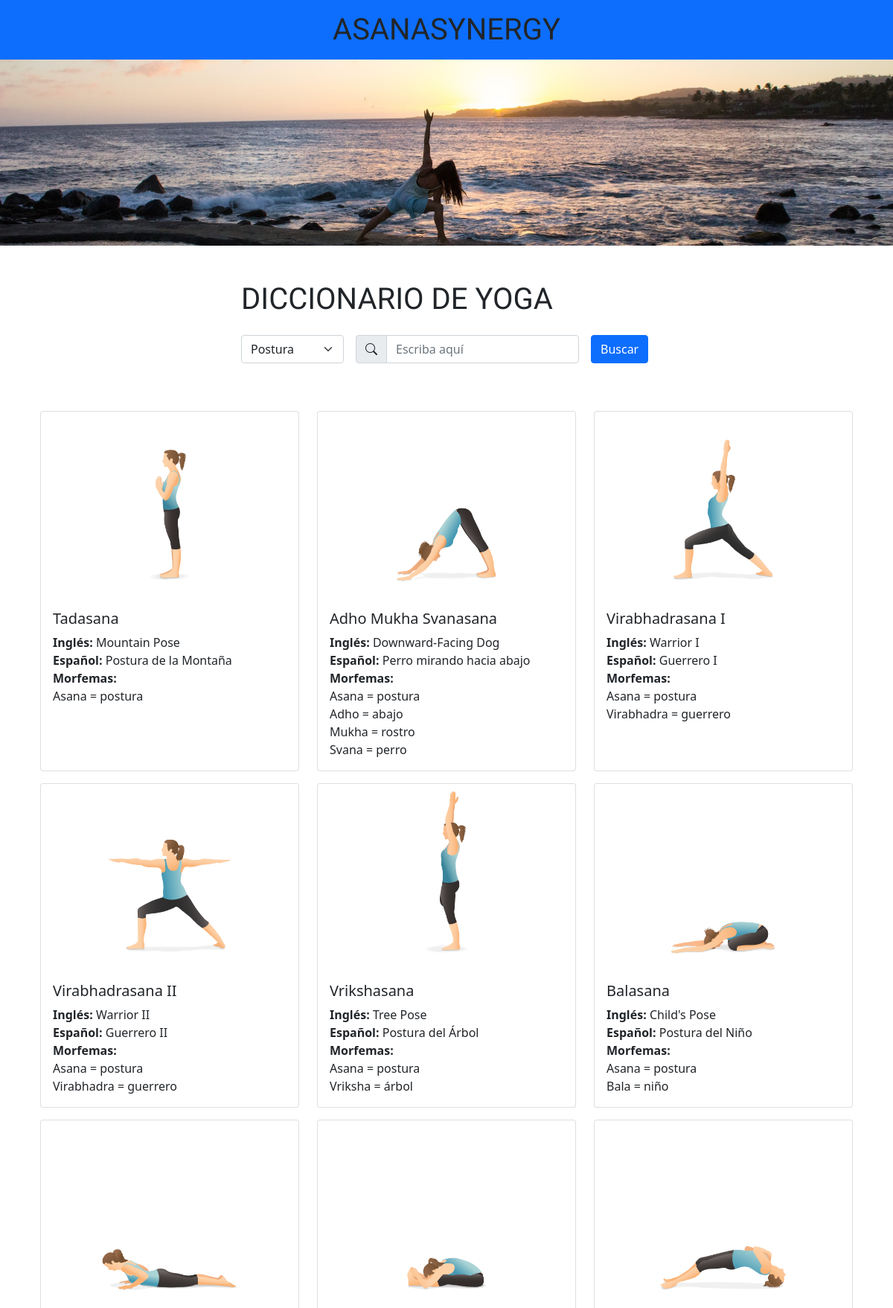
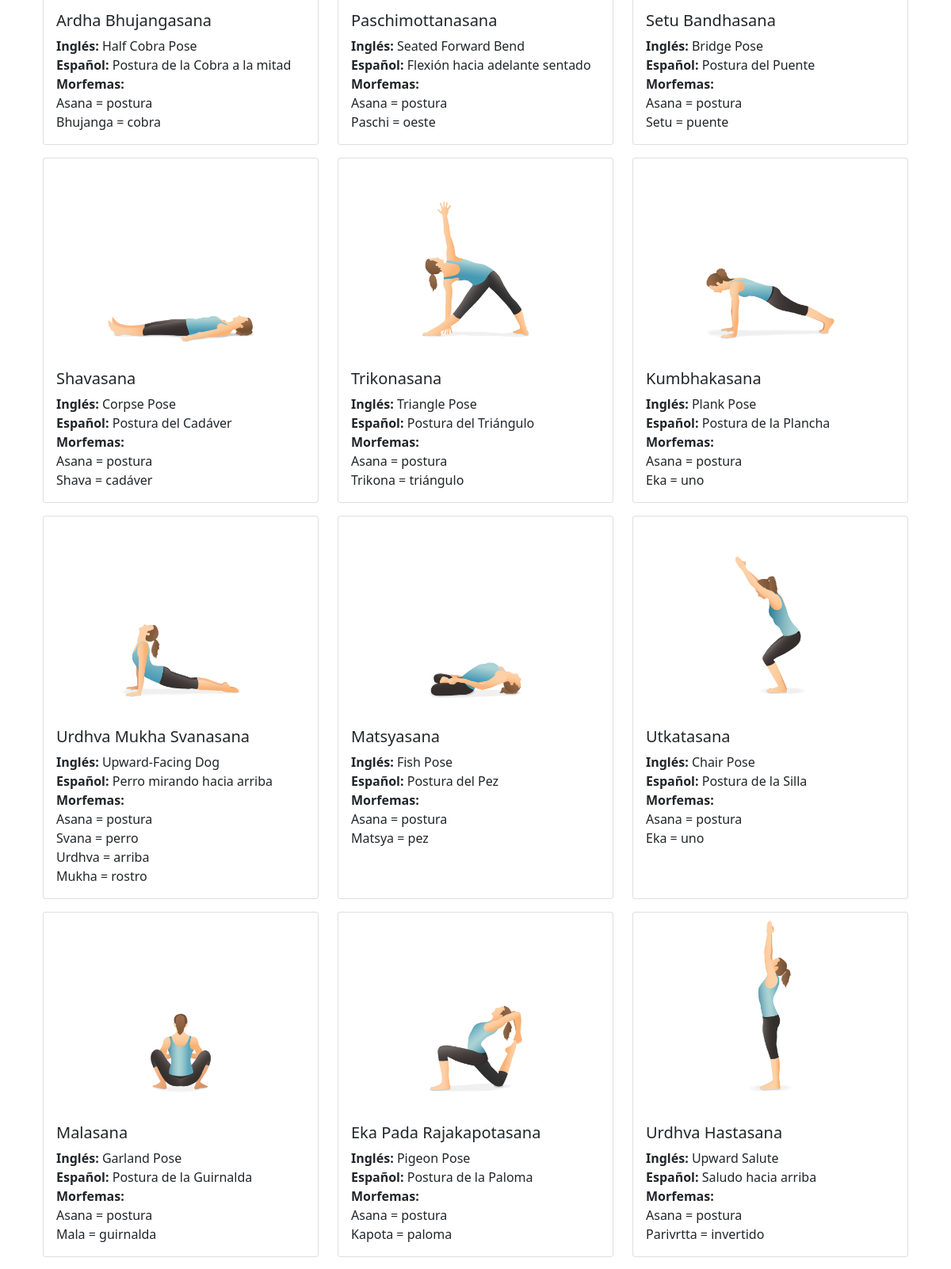
The page / (upper part) on the database its author committed (2 pictures, top to bottom).
### tables this page shows
CREATE TABLE `postura` (
  `terminoID` int(10) NOT NULL,
  `terminoEnglish` varchar(500) DEFAULT NULL,
  `terminoSanskrit` varchar(500) DEFAULT NULL,
  `terminoSpanish` varchar(500) DEFAULT NULL,
  `imagenURL` varchar(100) DEFAULT NULL
);

CREATE TABLE `morfema` (
  `morfemaID` int(10) NOT NULL,
  `morfemaSanskrit` varchar(200) NOT NULL,
  `morfemaSpanish` varchar(200) NOT NULL
);

### pagina_inicial.php (called while the page is built)
<?php
    include("db_connection.php");
    include("buscar_todas_las_posturas.php");
    include("header.php");
    include("barra_de_busqueda.php");
    include("resultados_posturas.php");
    include("footer.php");
?>

### buscar_todas_las_posturas.php (called while the page is built)
<?php
$sql = "SELECT pd.terminoID, pd.terminoEnglish, pd.terminoSanskrit, pd.terminoSpanish, pd.imagenURL, m.morfemaSanskrit AS traduccionMorfemaSanskrit, m.morfemaSpanish AS traduccionMorfemaSpanish ";
$sql .= "FROM postura pd ";
$sql .= "LEFT JOIN relacion_postura_morfema rpm ON pd.terminoID = rpm.terminoID ";
$sql .= "LEFT JOIN morfema m ON rpm.morfemaID = m.morfemaID ";
$resultado = mysqli_query($connection, $sql) or die(mysqli_error($connection));
if (mysqli_num_rows($resultado) > 0) {
    $posturas = array();
    while ($fila = mysqli_fetch_assoc($resultado)) {
        $terminoID = $fila['terminoID'];
        $terminoEnglish = $fila['terminoEnglish'];
        $terminoSanskrit = $fila['terminoSanskrit'];
        $terminoSpanish = $fila['terminoSpanish'];
        $imagenURL = $fila['imagenURL'];
        if (!isset($posturas[$terminoID])) {
            $posturas[$terminoID] = array(
                'terminoID' => $terminoID,
                'terminoEnglish' => $terminoEnglish,
                'terminoSanskrit' => $terminoSanskrit,
                'terminoSpanish' => $terminoSpanish,
                'imagenURL' => $imagenURL,
                'morfemas' => array()
            );
        }
        if (!empty($fila['traduccionMorfemaSanskrit']) || !empty($fila['traduccionMorfemaSpanish'])) {
            $traduccionMorfemaSanskrit = $fila['traduccionMorfemaSanskrit'];
            $traduccionMorfemaSpanish = $fila['traduccionMorfemaSpanish'];
            $posturas[$terminoID]['morfemas'][] = array(
                'traduccionMorfemaSanskrit' => $traduccionMorfemaSanskrit,
                'traduccionMorfemaSpanish' => $traduccionMorfemaSpanish,
            );
        }
    }
}
?>

### resultados_posturas.php (the view, shortened to what this page needs)
<!DOCTYPE html>
<html lang="en">
<head>
    <link href="https://cdn.jsdelivr.net/npm/bootstrap@5.3.2/dist/css/bootstrap.min.css" rel="stylesheet">
    <link rel="stylesheet" href="https://cdn.jsdelivr.net/npm/bootstrap-icons@1.11.2/font/bootstrap-icons.min.css">
    <link rel="stylesheet" href="css\style.css">
</head>
<body>
<div class="container">
    <div class="row">
        <?php
        if (!empty($posturas) && is_array($posturas)) {
            foreach ($posturas as $index => $postura) { ?>
                <?php $imagenURL = "images/" . $postura['imagenURL']; ?>
                <div class="col-sm-4 mb-3">
                    <div class="card h-100">
                        <div class="img-container">
                            <img src="<?php echo $imagenURL; ?>" class="card-img-top" alt="<?php echo $postura['terminoSanskrit']; ?>">
                        </div>
                        <div class="card-body">
                            <h5 class="card-title"><?php echo $postura['terminoSanskrit']; ?></h5>
                            <p class="card-text">
                                <strong>Inglés:</strong> <?php echo $postura['terminoEnglish'] ?><br>
                                <strong>Español:</strong> <?php echo $postura['terminoSpanish'] ?><br>
                                <?php if (!empty($postura['morfemas'])) { ?>
                                    <strong>Morfemas:</strong><br>
                                    <?php foreach ($postura['morfemas'] as $morfemaInfo) { ?>
                                        <?php echo $morfemaInfo['traduccionMorfemaSanskrit'] ?>
                                        = <?php echo $morfemaInfo['traduccionMorfemaSpanish'] ?><br>
                                    <?php } ?>
                                <?php } else { ?>
                                    No hay morfemas relacionados.<br>
                                <?php } ?>
                            </p>
                        </div>
                    </div>
                </div>
            <?php } }
        else {
            echo "<div class='col-sm-12 text-center'>";
            echo "<h3>No hay datos disponibles.</h2>";
            echo "<p>Por favor, intenta con otra búsqueda.</p>";
            echo "</div>";
        } ?>
    </div>
</div>
</body>
</html>

### index.php
<?php
$request_uri = explode('?', $_SERVER['REQUEST_URI'], 2);
if ($request_uri[0] == '/') {
    require 'pagina_inicial.php';
} else {
    header('HTTP/1.0 404 Not Found');
    echo 'Página no encontrada!';
}
?>

### header.php (shortened to what this page needs)
<!DOCTYPE html>
<html lang="es">
<head>
    <link href="https://cdn.jsdelivr.net/npm/bootstrap@5.0.0-beta1/dist/css/bootstrap.min.css" rel="stylesheet">
	<link rel="stylesheet" href="css\style.css">
</head>
<body>
    <header class="py-sm-3 bg-primary">
        <h1 class="text-center titulo">ASANASYNERGY</h1>
    </header>
	<div class="fondo-principal">
	</div>
</body>
</html>

### barra_de_busqueda.php (shortened to what this page needs)
<!DOCTYPE html>
<html lang="en">
<head>
    <link href="https://cdn.jsdelivr.net/npm/bootstrap@5.3.2/dist/css/bootstrap.min.css" rel="stylesheet">
    <link rel="stylesheet" href="https://cdn.jsdelivr.net/npm/bootstrap-icons@1.11.2/font/bootstrap-icons.min.css">
     <link rel="stylesheet" href="css\style.css">
</head>
<body>
    <div class="container py-5" style="max-width: 600px; margin: auto;">
        <h1 class="mb-4 titulo">DICCIONARIO DE YOGA</h1>
        <form action="busqueda_por_palabra_clave.php" method="get">
            <div class="d-flex mb-3">
                <div class="col-3 me-3">
                    <div class="input-group me-3">
                        <select class="form-select" id="filterOptions" name="filterOptions">
                            <option value="postura" selected>Postura</option>
                        </select>
                    </div>
                </div>
                <div class="input-group me-3" style="flex-grow: 1; max-width: 300px;">
                    <span class="input-group-text" id="basic-addon1"><i class="bi bi-search"></i></span>
                    <input type="search" class="form-control" id="keyword" name="keyword" placeholder="Escriba aquí" required>
                </div>
                <button type="submit" class="btn btn-primary">Buscar</button>
            </div>
        </form>
    </div>
</body>
</html>

### footer.php (shortened to what this page needs)
<!DOCTYPE html>
<html lang="en">
<head>
    <link href="https://cdn.jsdelivr.net/npm/bootstrap@5.0.0-beta1/dist/css/bootstrap.min.css" rel="stylesheet">
    <link rel="stylesheet" href="css\style.css">
</head>
<body>
</body>
</html>

### css/style.css (style rules this page uses)
* { margin: 0; padding: 0; }
body { margin: 0; }
h1 { margin-bottom: 0; }
header { background-color: rgba(70, 127, 215, 0.9); display: flex; justify-content: center; align-items: center; text-align: center; }
header h1 { background-color: none; margin: 0%; padding: 0%; display: flex; justify-content: center; align-items: center; text-align: center; }
.img-container { height: 250px; width: auto; overflow: hidden; text-align: center; }
.img-container img { width: auto; height: 100%; object-fit: cover; display: inline-block; margin: 0 auto; }
.titulo { font-family: 'Tilt Warp', sans-serif; }
.fondo-principal { height: 250px; width: 100%; background-image: url("../images/PortadaOpcion4.jpg"); background-repeat: no-repeat; background-size: cover; background-position: center; }

### rows shown on the page
postura: imagenURL (picture), terminoSanskrit "Tadasana", terminoEnglish "Mountain Pose", terminoSpanish "Postura de la Montaña", traduccionMorfemaSanskrit "Asana", traduccionMorfemaSpanish "postura"
postura: morfema.morfemaSanskrit "Adho", morfema.morfemaSpanish "abajo"
postura: morfema.morfemaSanskrit "Vriksha", morfema.morfemaSpanish "árbol"
postura: morfema.morfemaSanskrit "Bala", morfema.morfemaSpanish "niño"
postura: morfema.morfemaSanskrit "Bhujanga", morfema.morfemaSpanish "cobra"
postura: morfema.morfemaSanskrit "Paschi", morfema.morfemaSpanish "oeste"
postura: morfema.morfemaSanskrit "Setu", morfema.morfemaSpanish "puente"
postura: morfema.morfemaSanskrit "Shava", morfema.morfemaSpanish "cadáver"
postura: morfema.morfemaSanskrit "Trikona", morfema.morfemaSpanish "triángulo"
postura: morfema.morfemaSanskrit "Urdhva", morfema.morfemaSpanish "arriba"
postura: morfema.morfemaSanskrit "Matsya", morfema.morfemaSpanish "pez"
postura: morfema.morfemaSanskrit "Mala", morfema.morfemaSpanish "guirnalda"
postura: morfema.morfemaSanskrit "Kapota", morfema.morfemaSpanish "paloma"
postura: morfema.morfemaSanskrit "Parivrtta", morfema.morfemaSpanish "invertido"

### other values the page prints
$postura['terminoSanskrit'] "Adho Mukha Svanasana"
$postura['terminoEnglish'] "Downward-Facing Dog"
$postura['terminoSpanish'] "Perro mirando hacia abajo"
$morfemaInfo['traduccionMorfemaSanskrit'] "Asana"
$morfemaInfo['traduccionMorfemaSpanish'] "postura"
$morfemaInfo['traduccionMorfemaSanskrit'] "Mukha"
$morfemaInfo['traduccionMorfemaSpanish'] "rostro"
$morfemaInfo['traduccionMorfemaSanskrit'] "Svana"
$morfemaInfo['traduccionMorfemaSpanish'] "perro"
$postura['terminoSanskrit'] "Virabhadrasana I"
$postura['terminoEnglish'] "Warrior I"
$postura['terminoSpanish'] "Guerrero I"
$morfemaInfo['traduccionMorfemaSanskrit'] "Virabhadra"
$morfemaInfo['traduccionMorfemaSpanish'] "guerrero"
$postura['terminoSanskrit'] "Virabhadrasana II"
